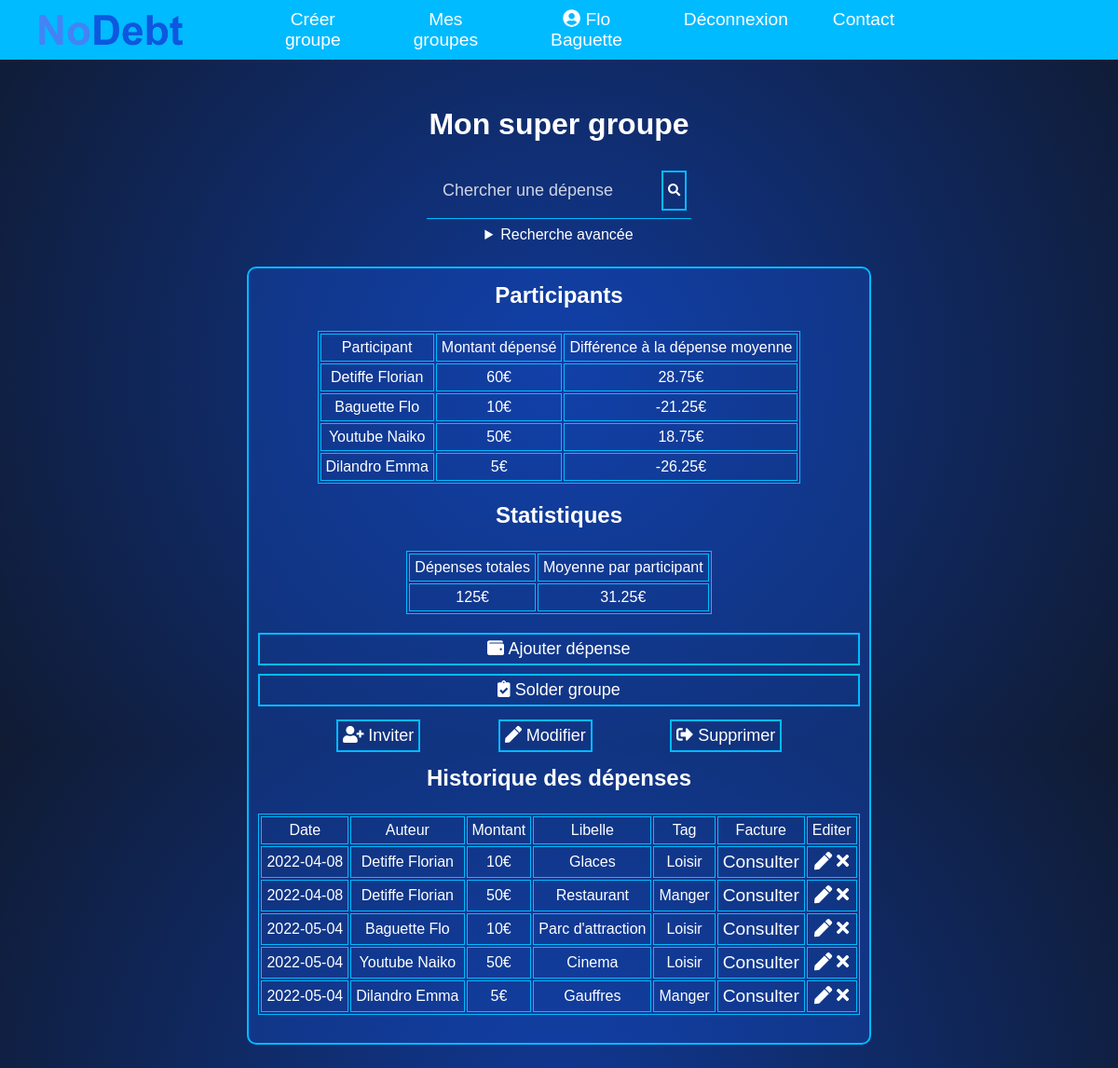
The app's page /group.php?gid=4 (signed in) with its own data.
### tables this page shows
CREATE TABLE `Groupe` (
  `gid` int(11) NOT NULL,
  `nom` text,
  `devise` varchar(20) DEFAULT NULL,
  `uid` int(11) DEFAULT NULL
);

CREATE TABLE `Participer` (
  `uid` int(11) NOT NULL,
  `gid` int(11) NOT NULL,
  `estConfirme` tinyint(1) DEFAULT NULL
);

CREATE TABLE `Utilisateur` (
  `uid` int(11) NOT NULL,
  `courriel` varchar(256) NOT NULL,
  `nom` text,
  `prenom` text,
  `motPasse` text,
  `estActif` tinyint(1) DEFAULT NULL
);

CREATE TABLE `Depense` (
  `did` int(11) NOT NULL,
  `date` date DEFAULT NULL,
  `montant` int(11) DEFAULT NULL,
  `libelle` varchar(50) DEFAULT NULL,
  `gid` int(11) NOT NULL,
  `uid` int(11) NOT NULL,
  `tag` text
);

### php/db_groupe.inc.php (called while the page is built, shortened)
<?php
class GroupeRepository {
    public function showGroupById($gid) {
        $result = null;
        try {
            $bdd = DBLink::connect2db(MYDB, $message);
            $stmt = $bdd->prepare("SELECT * FROM " . self::TABLE_NAME . " WHERE gid = :gid");
            $stmt->bindValue(':gid', $gid);
            if ($stmt->execute()) {
                $result = $stmt->fetchObject("Groupe\Groupe");
            } else {
                $message .= 'Une erreur système est survenue.<br> Veuillez essayer à nouveau plus tard ou contactez l\'administrateur du site. (Code erreur: ' . $stmt->errorCode() . ')<br>';
            }
        } catch (PDOException $e) {
            $message .= $e->getMessage() . '<br>';
        }
        return $result;
    }
}

### php/db_utilisateur.inc.php (called while the page is built, shortened)
<?php
class UtilisateurRepository {
    public function getUtilisateurById($uid) {
        $result = null;
        try {
            $bdd = DBLink::connect2db(MYDB, $message);
            $stmt = $bdd->prepare("SELECT * FROM " . self::TABLE_NAME . " WHERE uid = :uid");
            $stmt->bindValue(':uid', $uid);
            if ($stmt->execute()) {
                $result = $stmt->fetchObject("Utilisateur\Utilisateur");
            } else {
                $message .= 'Une erreur système est survenue.<br> Veuillez essayer à nouveau plus tard ou contactez l\'administrateur du site. (Code erreur: ' . $stmt->errorCode() . ')<br>';
            }
        } catch (PDOException $e) {
            $message .= $e->getMessage() . '<br>';
        }
        return $result;
    }
    public function getUtilisateursFromGid($gid) {
        $result  = null;
        try {
            $bdd = DBLink::connect2db(MYDB, $message);
            $stmt = $bdd->prepare("SELECT * FROM ".self::TABLE_NAME." u JOIN Participer p on u.uid = p.uid WHERE p.gid = :gid && p.estConfirme = 1");
            $stmt->bindValue(':gid', $gid);
            if ($stmt->execute()){
                $result = $stmt->fetchAll(PDO::FETCH_CLASS, "Utilisateur\Utilisateur");
            }
        } catch(PDOException $e) {}
        return $result;
    }
}

### php/db_depense.inc.php (called while the page is built, shortened)
<?php
class DepenseRepository {
    public function getAllDepenseByGid($gid) {
        $result  = null;
        try {
            $bdd = DBLink::connect2db(MYDB, $message);
            $stmt = $bdd->prepare("SELECT * FROM ".self::TABLE_NAME." WHERE gid = :gid");
            $stmt->bindValue(':gid', $gid);
            if ($stmt->execute()){
                $result = $stmt->fetchAll(PDO::FETCH_CLASS, "Depense\Depense");
            }
        } catch(PDOException $e) {}
        return $result;
    }
    public function getTotalByGid($gid) {
        $result  = null;
        try {
            $bdd = DBLink::connect2db(MYDB, $message);
            $stmt = $bdd->prepare("SELECT SUM(montant) FROM ".self::TABLE_NAME." WHERE gid = :gid");
            $stmt->bindValue(':gid', $gid);
            if ($stmt->execute()){
                $result = $stmt->fetch(PDO::FETCH_NUM);
            }
        } catch(PDOException $e) {}
        return $result[0];
    }
    public function getTotalFromUserByGid($uid, $gid) {
        $result  = null;
        try {
            $bdd = DBLink::connect2db(MYDB, $message);
            $stmt = $bdd->prepare("SELECT SUM(montant) FROM ".self::TABLE_NAME." WHERE gid = :gid && uid = :uid");
            $stmt->bindValue(':gid', $gid);
            $stmt->bindValue(':uid', $uid);
            if ($stmt->execute()){
                $result = $stmt->fetch(PDO::FETCH_NUM);
            }
        } catch(PDOException $e) {}
        return $result[0];
    }
}

### php/db_participe.inc.php (called while the page is built, shortened)
<?php
class ParticiperRepository {
    public function getConfirmeByUidAndGid($uid, $gid) {
        $result  = null;
        try {
            $bdd = DBLink::connect2db(MYDB, $message);
            $stmt = $bdd->prepare("SELECT * FROM ".self::TABLE_NAME." WHERE uid = :uid && gid = :gid");
            $stmt->bindValue(':uid', $uid);
            $stmt->bindValue(':gid', $gid);
            if ($stmt->execute()){
                $result = $stmt->fetchObject("Participer\Participer");
            }
        } catch(PDOException $e) {}
        return $result;
    }
}

### group.php (the view, shortened to what this page needs)
<?php
require_once 'php/db_depense.inc.php';
require_once 'php/db_utilisateur.inc.php';
require_once 'php/db_groupe.inc.php';
require_once 'php/db_participe.inc.php';
$uid = $_SESSION['uid'];
$gid = $_GET['gid'];
$versementRepository = new VersementRepository();
$versements = $versementRepository->getVersementsofGid($gid);
$participerRepository = new ParticiperRepository();
$participe = $participerRepository->getConfirmeByUidAndGid($uid, $gid);
$groupeRepository = new GroupeRepository();
$group = $groupeRepository->showGroupById($gid);
$devise = "";
if (strcmp($group->devise, "euro") == 0) {
    $devise = "€";
} else {
    $devise = "$";
}
$utilisateurRepository = new UtilisateurRepository();
$utilisateurs = $utilisateurRepository->getUtilisateursFromGid($gid);
$depenseRepository = new DepenseRepository();
$depenses = $depenseRepository->getAllDepenseByGid($gid);
$total = $depenseRepository->getTotalByGid($gid);
$moyPerUser = $total / sizeof($utilisateurs);
$isSold = !empty($versements);
include("inc/header.inc.php");
?>
<main class="groupsMain">
    <h1><?php echo $group->nom ?></h1>
    <section>
        <form method="get" class="searchForm" action="searchResult.php">
            <section class="textbox">
                <input type="search" name="search" id="expSearch" placeholder="Chercher une dépense" value="<?php if(isset($_COOKIE['search'])) echo $_COOKIE['search']?>">
                <button class="searchBtn">
                    <i class="fas fa-search"></i>
                </button>
            </section>
            <section class="searchFormAv">
                <details>
                    <summary>Recherche avancée</summary>
                </details>
            </section>
        </form>
    </section>
    <section>
        <article class="groupsSection">
            <h2>Participants</h2>
            <table class="groupsTab">
                <tr>
                    <td>Participant</td>
                    <td>Montant dépensé</td>
                    <td>Différence à la dépense moyenne</td>
                </tr>
                <?php
                foreach ($utilisateurs as $u) {
                    $uTotal = $depenseRepository->getTotalFromUserByGid($u->uid, $gid);
                    echo '
        <tr>
          <td>' . $u->nom . ' ' . $u->prenom . '</td>
          <td>' . $uTotal . $devise . ' </td>
          <td>' . round(($depenseRepository->getTotalFromUserByGid($u->uid, $gid) - $moyPerUser), 2) . $devise . '</td>
        </tr>
              ';
                }
                ?>
            </table>
            <h2>Statistiques</h2>
            <table class="groupsTab">
                <tr>
                    <td>Dépenses totales</td>
                    <td>Moyenne par participant</td>
                </tr>
                <tr>
                    <td><?php echo $total . $devise ?></td>
                    <td><?php echo round($moyPerUser, 2) . $devise ?></td>
                </tr>
            </table>
            <?php
            if ($participe->estConfirme == 1) {
                echo '
                <a href="addExp.php?gid=' . $gid . '" class="btnConsult">
                <i class="fas fa-wallet"></i>
                Ajouter dépense
            </a>';
                if($isSold) {
                    echo '
            <a href="cancelSoldeGroup.php?gid=' . $gid . '" class="btnConsult">
                <i class="fas fa-clipboard-check"></i>
                Annuler solde
            </a> ';
                } else {
                    echo '
                <a href="soldeGroup.php?gid=' . $gid . '" class="btnConsult">
                <i class="fas fa-clipboard-check"></i>
                Solder groupe
            </a>
            ';
                }
                echo '
            <ul class="groupLinks">
                <li>
                    <a href="invite.php?gid=' . $gid . '" class="btnConsult">
                        <i class="fas fa-user-plus"></i>
                        Inviter
                    </a>
                </li>
                <li>
                    <a href="editGroup.php?gid=' . $gid . '" class="btnConsult">
                        <i class="fas fa-pen"></i>
                        Modifier
                    </a>
                </li>
                <li>
                    <a href="confirmDeleteGroup.php?gid=' . $gid . '" class="btnConsult">
                        <i class="fas fa-sign-out-alt"></i>
                        Supprimer
                    </a>
                </li>
            </ul>
                ';
            }
            ?>
            <h2>Historique des dépenses</h2>
            <table class="groupsTab">
                <tr>
                    <td>Date</td>
                    <td>Auteur</td>
                    <td>Montant</td>
                    <td>Libelle</td>
                    <td>Tag</td>
                    <td>Facture</td>
                    <?php
                    if ($participe->estConfirme == 1 && !$isSold) {
                        echo '
                        <td>Editer</td>
                        ';
                    }
                    ?>
                </tr>
                <?php
                foreach ($depenses as $d) {
                    $u = $utilisateurRepository->getUtilisateurById($d->uid);
                    echo '
              <tr>
          <td>' . $d->date . '</td>
          <td>' . $u->nom . ' ' . $u->prenom . '</td>
          <td>' . $d->montant . $devise . '</td>
          <td>' . $d->libelle . '</td>
          <td>' . $d->tag . '</td>
          <td>
                <a href="scan.php?did= ' . $d->did . '">Consulter</a>
          </td>';
                    if ($participe->estConfirme == 1 && !$isSold) {
                        echo '
            <td>
                <a href="addExp.php?gid=' . $gid . '&did=' . $d->did . '"><i class="fas fa-pen"></i></a>
                <a href="confirmDeleteExp.php?did= ' . $d->did . '&gid=' . $gid . '"><i class="fas fa-times"></i></a>
            </td>
        </tr>
              ';
                    }
                    }
                ?>
            </table>
        </article>
    </section>
</main>
</body>
</html>

### css/styles.css (style rules this page uses)
html, .textbox input, textarea { color: white; }
body { margin: 0; padding: 0; height: 100vh; font-family: sans-serif; background: radial-gradient(circle, rgba(16,56,148,1) 0%, rgba(16,27,51,1) 100%); }
.textbox { width: 100%; overflow: hidden; font-size: 20px; padding: 8px 0; margin: 8px 0; border-bottom: 1px solid #00BBFF; }
.textbox input, select { border: none; outline: none; background: none; font-size: 18px; width: 80%; margin: 10px; color: white; }
.textbox input::placeholder { color: rgba(255, 255, 255, 0.8); }
.groupsMain { padding-top: 100px; }
.groupsMain h1, h2 { text-align: center; margin: 15px; }
.groupsMain section { display: flex; justify-content: center; flex-wrap: wrap; }
.searchForm .searchBtn { color: white; padding: 5px; background: none; border: 2px solid #00BBFF; cursor: pointer; }
.groupsSection { text-align: center; background-color: rgba(21, 83, 218, 0.29); margin: 25px; padding: 10px; border: 2px solid #00BBFF; border-radius: 10px; }
.groupsSection h2, .groupsSection li { margin-top: 5px; }
.groupsTab { margin-top: 1.5em; margin-left: auto; margin-right: auto; }
.groupsTab, td { border: 1px solid #00BBFF; margin-bottom: 20px; }
.groupsTab td { padding: 5px; }
.groupsSection .btnConsult { display: block; text-align: center; border: 2px solid #00BBFF; color: white; padding: 5px; font-size: 18px; cursor: pointer; margin-bottom: 0.5em; }
.groupsSection .groupLinks { display: flex; margin: 0; padding: 0; list-style: none; justify-content: space-evenly; align-items: center; }
.groupsSection a { opacity: 1; color: white; text-decoration: none; font-size: 1.2em; cursor: pointer; }

### records on screen
groupe: nom "Mon super groupe", devise "€"
participer: uid.nom "Detiffe", uid.prenom "Florian", uTotal "60", gid.devise "€", uid "28.75"
participer: uid.nom "Baguette", uid.prenom "Flo", uTotal "10", gid.devise "€", uid "-21.25"
participer: uid.nom "Youtube", uid.prenom "Naiko", uTotal "50", gid.devise "€", uid "18.75"
participer: uid.nom "Dilandro", uid.prenom "Emma", uTotal "5", gid.devise "€", uid "-26.25"
depense: date "2022-04-08", uid.nom "Detiffe", uid.prenom "Florian", montant "10", gid.devise "€", libelle "Glaces", tag "Loisir"
depense: date "2022-04-08", uid.nom "Detiffe", uid.prenom "Florian", montant "50", gid.devise "€", libelle "Restaurant", tag "Manger"
depense: date "2022-05-04", uid.nom "Baguette", uid.prenom "Flo", montant "10", gid.devise "€", libelle "Parc d'attraction", tag "Loisir"
depense: date "2022-05-04", uid.nom "Youtube", uid.prenom "Naiko", montant "50", gid.devise "€", libelle "Cinema", tag "Loisir"
depense: date "2022-05-04", uid.nom "Dilandro", uid.prenom "Emma", montant "5", gid.devise "€", libelle "Gauffres", tag "Manger"

### other values on screen
$_SESSION['prenom'] "Flo"
$_SESSION['nom'] "Baguette"
$total "125"
$moyPerUser "31.25"
